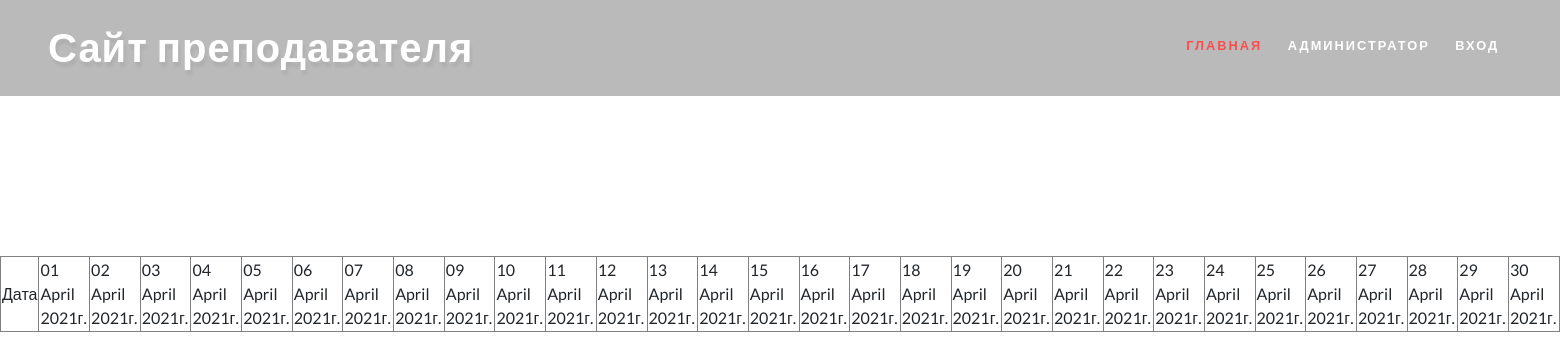
/trpo/students_marks/, run on an earlier commit of the app's database.
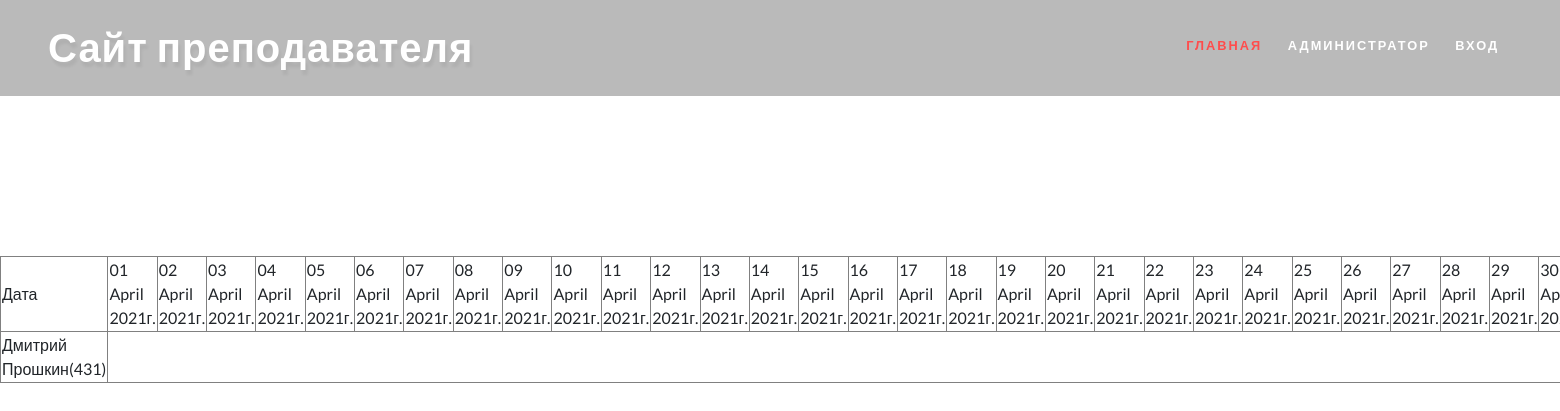
And on a later commit of the database.
### my_sait/models.py (models this page shows, shortened)
class Users(models.Model):
	name = models.CharField("Имя пользователя", max_length=30, default=None)
	surname = models.CharField("Фамилия пользователя", max_length=30)
	group = models.ForeignKey(Groups, verbose_name="Группа", on_delete=models.PROTECT)
	login = models.CharField("Логин пользователя", max_length=30)
	password = models.CharField("Пароль пользователя", max_length=30)
	class Meta:
		verbose_name = "Пользователь"
		verbose_name_plural = 'Пользователи'

class Groups(models.Model):
	code = models.IntegerField("Код группы", default=None)
	def __str__(self):
		return str(self.code)
	class Meta:
		verbose_name = "Группа"
		verbose_name_plural = 'Группы'

### my_sait/views.py (the view)
# urls.py: path('trpo/students_marks/', views.trpo_users_marks_list, name="trpo_students_marks"),
def trpo_users_marks_list(request):
    marks = Marks.objects.filter(items_code__name='МДК.02.01. Технология разработки программного обеспечения')
    students = Users.objects.all().distinct()
    delta_date = days_cur_month(strdate='%d %B %Yг.')
    date_month = datetime.today().month
    date_year = datetime.today().year
    date_days = [1, 2, 3, 4, 5, 6, 7, 8, 9, 10, 11, 12, 13, 14, 15, 16, 17, 18, 19, 20, 21, 22, 23, 24, 25, 26, 27,
                 28, 29, 30, 31]
    while date_days.__len__() != days_cur_month(strdate='%d %B %Yг.').__len__():
        del date_days[-1]
    marks.filter(
        Q(date__month=date_month) &
        Q(date__year=date_year)
    ).order_by('date').distinct()
    context = {"marks": marks, "students": students, "date_days": date_days, "delta_date": delta_date, "date_days ": date_days}
    return render(request, 'marks/trpo_marks_list.html', context)

### my_sait/views.py (called while the page is built)
def days_cur_month(strdate):
    locale.setlocale(locale.LC_ALL, "")
    m = datetime.now().month
    y = datetime.now().year
    ndays = (date(y, m + 1, 1) - date(y, m, 1)).days
    d1 = date(y, m, 1)
    d2 = date(y, m, ndays)
    delta = d2 - d1
    return [(d1 + timedelta(days=i)).strftime(strdate) for i in range(delta.days + 1)]

### templates/marks/trpo_marks_list.html
{% extends 'base.html' %}
{% block content %}
    <table border="1px">
        <tr><td>Дата</td>
            {% for date in delta_date %}
                <td>{{ date }}</td>
            {% endfor %}
        </tr>
    {% for student in students %}
        <tr><td>{{ student.name }} {{ student.surname }}({{ student.group }})</td></tr>
    {% endfor %}
    </table>
{% endblock %}

### templates/base.html (shortened to what this page needs)
<!DOCTYPE html>
{% load static %}
<html lang="ru">
<head>
    <link rel="stylesheet" href="{% static 'css/bootstrap.css' %}">
    <link rel="stylesheet" href="{% static 'css/style.css' %}" type="text/css" media="all">
    <link href="{% static 'css/font-awesome.css' %}" rel="stylesheet">
</head>
<body>
<div id="page" class="page">
        <header class="header">
            <div class="container-fluid px-lg-5">
                <nav class="py-4">
                    <div id="logo">
                        <h1> <a href="{% url 'main' %}" class="editContent" style="outline: none; outline-offset: -2px;
                             color: rgb(255, 255, 255); font-size: 40px;
                              background-color: rgba(0, 0, 0, 0); font-family: &quot;Source Sans Pro&quot;
                              , sans-serif;">Сайт преподавателя</a></h1>
                    </div>
                    <ul class="menu mt-2">
                        <li class="active"><a href="#">Главная</a></li>
                        <li>
                           <li><a href="{% url 'admin:index' %}" style="color: rgb(255, 255, 255); font-weight: 700; text-transform: uppercase;">Администратор</a></li>
                    {% if user.is_authenticated %}
                        <li><a href="{% url 'account_logout' %}" style="color: rgb(255, 255, 255); font-weight: 700; text-transform: uppercase;">Выход</a></li>
                        {% else %}
                        <li><a href="{% url 'account_login' %}" style="color: rgb(255, 255, 255); font-weight: 700; text-transform: uppercase;">Вход</a></li>
                    {% endif %}
                    </ul>
                </nav>
            </div>
        </header>
        <div class="banner-info">
        </div>
    </div>
    {% block content %}
    {% endblock content %}
</body>
</html>

### static/css/style.css (style rules this page uses)
html, body { margin: 0; font-size: 100%; background: #fff; font-family: 'Lato', sans-serif; scroll-behavior: smooth; }
body a { text-decoration: none; transition: 0.5s all; -webkit-transition: 0.5s all; -moz-transition: 0.5s all; -o-transition: 0.5s all; -ms-transition: 0.5s all; }
h1, h2, h3, h4, h5, h6 { margin: 0; letter-spacing: 1px; font-weight: 600; font-family: 'Source Sans Pro', sans-serif; }
ul { margin: 0; padding: 0; }
header { position: absolute; z-index: 9; width: 100%; background-color: #00000045; }
nav { margin: 0; padding: 0; }
#logo a { float: left; display: initial; margin: 0; letter-spacing: 1px; color: #fff; font-size: 1em; font-weight: 700; text-shadow: 2px 5px 3px rgba(0, 0, 0, 0.06); font-family: 'Source Sans Pro', sans-serif; }
nav:after { content: ""; display: table; clear: both; }
nav ul { float: right; padding: 0; margin: 0; list-style: none; position: relative; }
nav ul li { display: inline-block; float: left; }
.menu li a { font-weight: 700; font-size: 0.8em; letter-spacing: 2px; padding-left: 0; padding-right: 0; padding: 10px 0; margin: 0px 1em; color: #fff; text-transform: uppercase; -webkit-transition: 0.5s all ease; -moz-transition: 0.5s all ease; -o-transition: 0.5s all ease; -ms-transition: 0.5s all ease; }
.menu li.active a { color: #ff4c4c !important; }
li > a:only-child:after { content: ''; }
.banner-info { padding: 16em 0 0em 3em; width: 32%; }

What changed in the data, as far as the page shows it:
added Users: name "Дмитрий", surname "Прошкин", group "431"
Also different on the page:
new list line: "30…"
list line gone: "30 April 2021г."
